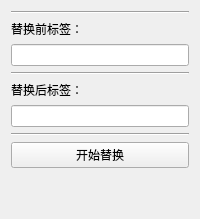
            <widget class="QWidget" name="tab_12">
             <attribute name="title">
              <string>页</string>
             </attribute>
             <layout class="QVBoxLayout" name="verticalLayout_53">
              <item>
               <layout class="QVBoxLayout" name="verticalLayout_46">
                <item>
                 <widget class="QGroupBox" name="groupBox_replace">
                  <property name="minimumSize">
                   <size>
                    <width>0</width>
                    <height>0</height>
                   </size>
                  </property>
                  <property name="styleSheet">
                   <string notr="true">QGroupBox{
border:0px solid #222;
background-color: rgba(0, 0, 0, 0);
}</string>
                  </property>
                  <property name="title">
                   <string/>
                  </property>
                  <layout class="QVBoxLayout" name="verticalLayout_43">
                   <property name="leftMargin">
                    <number>0</number>
                   </property>
                   <property name="topMargin">
                    <number>0</number>
                   </property>
                   <property name="rightMargin">
                    <number>0</number>
                   </property>
                   <property name="bottomMargin">
                    <number>0</number>
                   </property>
                   <item>
                    <layout class="QVBoxLayout" name="verticalLayout_42">
                     <item>
                      <widget class="Line" name="line_60">
                       <property name="orientation">
                        <enum>Qt::Horizontal</enum>
                       </property>
                      </widget>
                     </item>
                     <item>
                      <widget class="QLabel" name="label_60">
                       <property name="text">
                        <string>替换前标签：</string>
                       </property>
                      </widget>
                     </item>
                     <item>
                      <widget class="QLineEdit" name="lineEdit_replace_ago"/>
                     </item>
                     <item>
                      <widget class="Line" name="line_55">
                       <property name="orientation">
                        <enum>Qt::Horizontal</enum>
                       </property>
                      </widget>
                     </item>
                     <item>
                      <widget class="QLabel" name="label_61">
                       <property name="text">
                        <string>替换后标签：</string>
                       </property>
                      </widget>
                     </item>
                     <item>
                      <widget class="QLineEdit" name="lineEdit_replace_after"/>
                     </item>
                     <item>
                      <widget class="Line" name="line_59">
                       <property name="orientation">
                        <enum>Qt::Horizontal</enum>
                       </property>
                      </widget>
                     </item>
                     <item>
                      <widget class="QPushButton" name="pushButton_replace">
                       <property name="text">
                        <string>开始替换</string>
                       </property>
                      </widget>
                     </item>
                    </layout>
                   </item>
                  </layout>
                 </widget>
                </item>
               </layout>
              </item>
              <item>
               <spacer name="verticalSpacer_10">
                <property name="orientation">
                 <enum>Qt::Vertical</enum>
                </property>
                <property name="sizeHint" stdset="0">
                 <size>
                  <width>20</width>
                  <height>40</height>
                 </size>
                </property>
               </spacer>
              </item>
             </layout>
            </widget>
